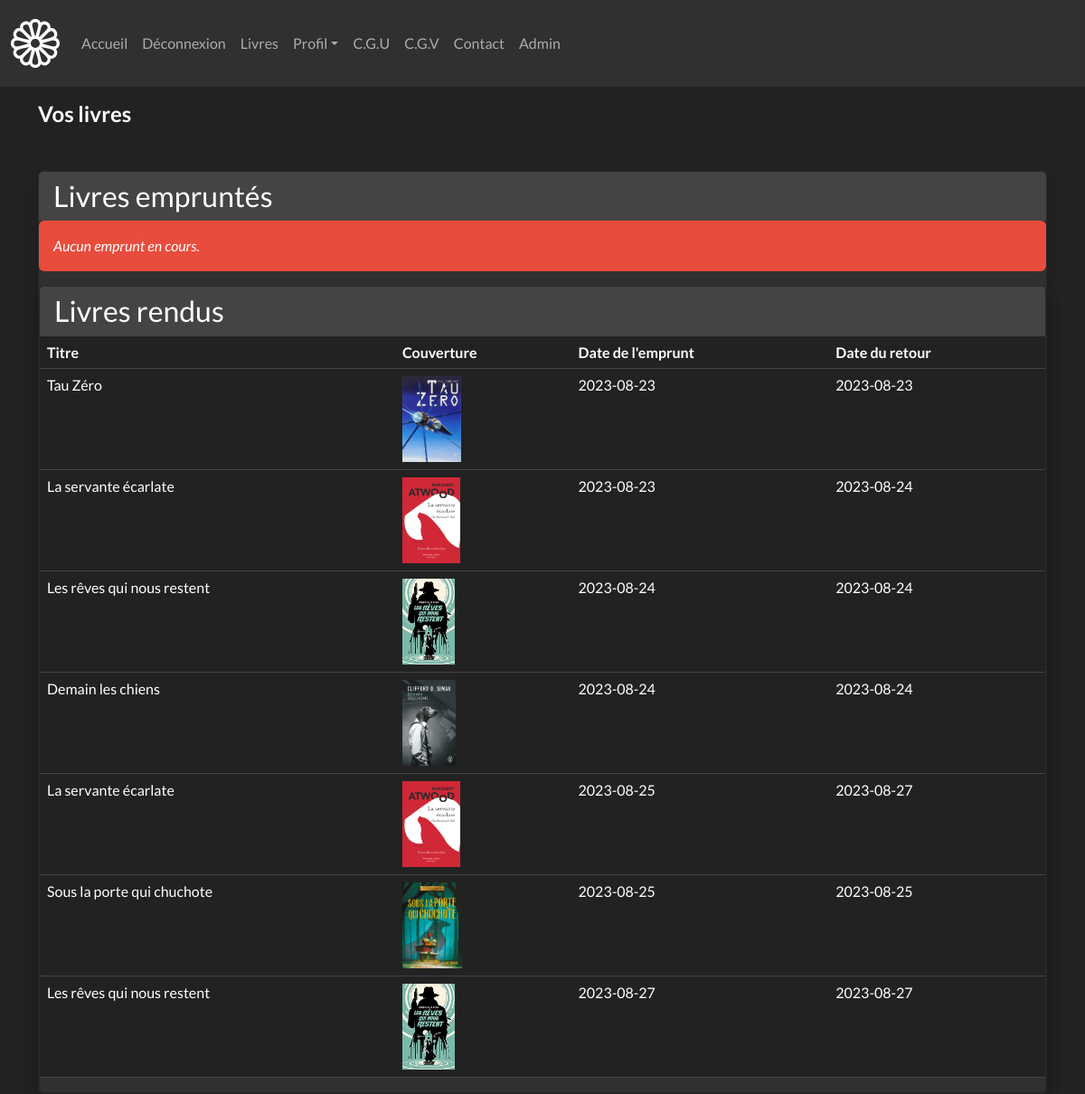
/HTML/myBooks.php (signed in), run on the app's committed database.
### tables this page shows
CREATE TABLE `emprunts` (
  `id` int(10) UNSIGNED NOT NULL,
  `titre_livre` varchar(255) NOT NULL,
  `image` varchar(255) NOT NULL,
  `date_emprunt` date NOT NULL,
  `date_retour_attendu` date NOT NULL,
  `date_retour` date DEFAULT NULL,
  `client_id` int(10) UNSIGNED NOT NULL,
  `nom` varchar(255) NOT NULL,
  `prenom` varchar(255) NOT NULL,
  `login` varchar(50) NOT NULL
);

### HTML/myBooks.php (the view, shortened to what this page needs)
<?php
$id = $_SESSION['id'];
require_once '../COMPONENTS/navbar.php';
?>
<!DOCTYPE html>
<html lang="fr">
<head>
    <?php require '../COMPONENTS/links.php'; ?>
</head>
<body>
<div class="container mt-7">
        <h2 class="mb-5 mt-3">Vos livres</h2>
        <div class="row">
            <div class="col">
                <div class="card shadow">
                    <div class="card-header border-0">
                        <h3 class="mb-0">Livres empruntés</h3>
                    </div>
                    <div class="table-responsive">
                    <?php
                    require_once '../CRUD/config.php';
                        $sql = "SELECT * FROM emprunts WHERE client_id = '$id' AND date_retour IS NULL";
                        if($result = mysqli_query($conn, $sql)){
                            if(mysqli_num_rows($result)>0){
                                echo '<table class="table align-items-center table-flush">';
                                    echo '<thead class="thead-light">';
                                        echo '<tr>';
                                            echo '<th scope="col">Titre</th>';
                                            echo '<th scope="col">Couverture</th>';
                                            echo '<th scope="col">Date de l\'emprunt</th>';
                                            echo '<th scope="col">Date de retour maximale</th>';
                                            echo '<th scope="col">Rendre le livre</th>';
                                        echo '</tr>';
                                    echo '</thead>';
                                    echo '<tbody>';
                                    while ($row = mysqli_fetch_array($result)){
                                        if($row['date_retour'] == NULL){
                                            echo '<tr>';
                                            echo '<td scope="row">'. $row['titre_livre'] . '</td>';
                                            echo '<td scope="row"><img class="book_img_admin" src=".'.$row['image'].'" alt='.$row['image'].'></td>';
                                            echo '<td scope="row">'. $row['date_emprunt'] . '</td>';
                                            echo '<td scope="row">'. $row['date_retour_attendu'] . '</td>';
                                            echo '<td scope="row">';
                                                echo '<button class="btn btn-primary"><a class="a_link" href="./rendre_book.php?id='.$row['id'].'" class="mr-3" title="update" data-toggle="tooltip">Rendre</a></button>';
                                            echo '</td>';
                                        echo '</tr>';
                                        }
                                    }
                                    echo '</tbody>';
                                echo '</table>';
                            } else {
                                echo '<div class="alert alert-danger"><em>Aucun emprunt en cours.</em></div>';
                            }
                        } else {
                            echo '<div class="alert alert-danger"><em>La connexion à la base de données à échouée. Veuillez vérifier que vous êtes bien connecté.</em></div>';
                        }
                    ?>
                </div>
        <div class="row">
            <div class="col">
                <div class="card shadow">
                    <div class="card-header border-0">
                        <h3 class="mb-0">Livres rendus</h3>
                    </div>
                    <div class="table-responsive">
                    <?php
                        $sql2 = "SELECT * FROM emprunts WHERE client_id = '$id' AND date_retour IS NOT NULL";
                        if($result2 = mysqli_query($conn, $sql2)){
                            if(mysqli_num_rows($result2)>0){
                                echo '<table class="table align-items-center table-flush">';
                                echo '<thead class="thead-light">';
                                echo '<tr>';
                                echo '<th scope="col">Titre</th>';
                                echo '<th scope="col">Couverture</th>';
                                echo '<th scope="col">Date de l\'emprunt</th>';
                                echo '<th scope="col">Date du retour</th>';
                                echo '</tr>';
                                echo '</thead>';
                                echo '<tbody>';
                                while ($rows = mysqli_fetch_array($result2)){
                                        echo '<tr>';
                                            echo '<td scope="row">'. $rows['titre_livre'] . '</td>';
                                            echo '<td scope="row"><img class="book_img_admin" src=".'.$rows['image'].'" alt='.$rows['image'].'></td>';
                                            echo '<td scope="row">'. $rows['date_emprunt'] . '</td>';
                                            echo '<td scope="row">'. $rows['date_retour'] . '</td>';
                                        echo '</tr>';
                                    }
                                    echo '</tbody>';
                                echo '</table>';
                            } else {
                                echo '<div class="alert alert-danger"><em>Aucun livre rendu.</em></div>';
                            }
                        } else {
                            echo '<div class="alert alert-danger"><em>La connexion à la base de données à échouée. Veuillez vérifier que vous êtes bien connecté.</em></div>';
                        }
                    ?>
                </div>
</body>
</html>

### COMPONENTS/navbar.php (shortened to what this page needs)
<nav class="navbar navbar-expand-lg bg-dark" data-bs-theme="dark">
  <div class="container-fluid">
    <a class="navbar-brand" href="../HTML/home.php"></a>
    <div class="collapse navbar-collapse" id="navbarColor02">
      <ul class="navbar-nav me-auto">
        <li class="nav-item">
          <a class="nav-link" href="../HTML/home.php">Accueil
          </a>
        </li>
        <li class="nav-item">
          <a class="nav-link" href="<?php if (empty($_SESSION["login"])) echo "../HTML/connexion.php"; else echo "../HTML/deconnexion.php" ?>">
          <?php if (empty($_SESSION["login"])) echo "Connexion"; else echo "Déconnexion" ?></a>
        </li>
        <li class="nav-item">
          <a class="nav-link" href="../HTML/books.php">Livres</a>
        </li>
        <li class="nav-item dropdown">
          <a class="nav-link dropdown-toggle" data-bs-toggle="dropdown" role="button" aria-haspopup="true" aria-expanded="false">Profil</a>
          <li class="nav-item">
          <a class="nav-link" href="../HTML/cgu.php">C.G.U</a>
        </li>
        <li class="nav-item">
          <a class="nav-link" href="../HTML/cgv.php">C.G.V</a>
        </li>
        <li class="nav-item">
          <a class="nav-link" href="../HTML/contact.php">Contact</a>
        </li>
        </li>
        <?php if(isset($_SESSION['roles']) && $_SESSION['roles'] == "admin") echo "
        <li class='nav-item'>
          <a class='nav-link' href='../ADMIN/admin_home.php'>Admin
          </a>
        </li>";?>
      </ul>
    </div>
  </div>
</nav>

### COMPONENTS/links.php (shortened to what this page needs)
<link rel="stylesheet" href="https://cdnjs.cloudflare.com/ajax/libs/font-awesome/6.4.0/css/all.min.css" />
<link rel="stylesheet" href="../CSS/bootstrap.css">
<link rel="stylesheet" href="../CSS/connexion.css">
<link rel="stylesheet" href="../CSS/customtt.css">

### CSS/customtt.css (style rules this page uses)
.book_img_admin, img.book_img_admin { display: block; max-width:100px; max-height:95px; width: auto; height: auto; }
h2 { font-size: 24px; font-weight: bold; }

### data on the page
emprunts: titre_livre "Tau Zéro", image (picture), date_emprunt "2023-08-23", date_retour "2023-08-23"
emprunts: titre_livre "La servante écarlate", image (picture), date_emprunt "2023-08-23", date_retour "2023-08-24"
emprunts: titre_livre "Les rêves qui nous restent", image (picture), date_emprunt "2023-08-24", date_retour "2023-08-24"
emprunts: titre_livre "Demain les chiens", image (picture), date_emprunt "2023-08-24", date_retour "2023-08-24"
emprunts: titre_livre "La servante écarlate", image (picture), date_emprunt "2023-08-25", date_retour "2023-08-27"
emprunts: titre_livre "Sous la porte qui chuchote", image (picture), date_emprunt "2023-08-25", date_retour "2023-08-25"
emprunts: titre_livre "Les rêves qui nous restent", image (picture), date_emprunt "2023-08-27", date_retour "2023-08-27"
